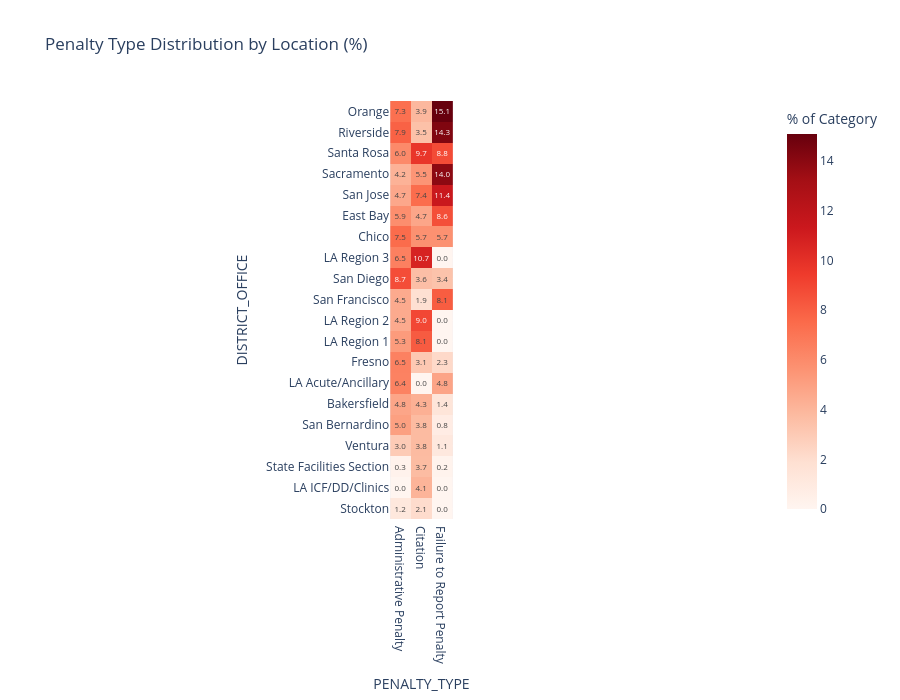

Notebook code for this chart:
### Code cell
import pandas as pd
import plotly.express as px

heat = pd.crosstab(
    df_mart['DISTRICT_OFFICE'],
    df_mart['PENALTY_TYPE']
)

# convert to percent within penalty type
heat_pct = heat.div(heat.sum(axis=0), axis=1) * 100

# focus on top locations
heat_pct = heat_pct.loc[heat_pct.sum(axis=1).nlargest(20).index]

fig = px.imshow(
    heat_pct,
    text_auto=".1f",
    color_continuous_scale="Reds",
    title="Penalty Type Distribution by Location (%)"
)

fig.update_layout(
    height=700,
    width=900,
    coloraxis_colorbar_title="% of Category"
)

fig.show()

### Figure 1 — Plotly figure (JSON) as saved in the notebook; plotly's stock layout.template omitted (floating-point values rounded to 4 significant figures)
{"data": [{"coloraxis": "coloraxis", "hovertemplate": "PENALTY_TYPE: %{x}<br>DISTRICT_OFFICE: %{y}<br>color: %{z}<extra></extra>", "name": "0", "texttemplate": "%{z:.1f}", "type": "heatmap", "x": ["Administrative Penalty", "Citation", "Failure to Report Penalty"], "xaxis": "x", "y": ["Orange", "Riverside", "Santa Rosa", "Sacramento", "San Jose", "East Bay", "Chico", "LA Region 3", "San Diego", "San Francisco", "LA Region 2", "LA Region 1", "Fresno", "LA Acute/Ancillary", "Bakersfield", "San Bernardino", "Ventura", "State Facilities Section", "LA ICF/DD/Clinics", "Stockton"], "yaxis": "y", "z": [[7.28, 3.912, 15.09], [7.875, 3.492, 14.32], [6.044, 9.725, 8.798], [4.167, 5.502, 13.96], [4.67, 7.41, 11.41], [5.861, 4.729, 8.645], [7.463, 5.685, 5.729], [6.502, 10.75, 0.0], [8.7, 3.595, 3.376], [4.533, 1.901, 8.082], [4.533, 8.957, 0.0], [5.266, 8.129, 0.0], [6.456, 3.12, 2.251], [6.41, 0.0, 4.808], [4.762, 4.29, 1.432], [5.037, 3.79, 0.7673], [2.976, 3.778, 1.125], [0.2747, 3.741, 0.2046], [0.0, 4.083, 0.0], [1.19, 2.066, 0.0]]}], "layout": {"coloraxis": {"colorbar": {"title": {"text": "% of Category"}}, "colorscale": [[0, "rgb(255,245,240)"], [0.125, "rgb(254,224,210)"], [0.25, "rgb(252,187,161)"], [0.375, "rgb(252,146,114)"], [0.5, "rgb(251,106,74)"], [0.625, "rgb(239,59,44)"], [0.75, "rgb(203,24,29)"], [0.875, "rgb(165,15,21)"], [1, "rgb(103,0,13)"]]}, "height": 700, "title": {"text": "Penalty Type Distribution by Location (%)"}, "width": 900, "xaxis": {"anchor": "y", "constrain": "domain", "domain": [0, 1], "scaleanchor": "y", "title": {"text": "PENALTY_TYPE"}}, "yaxis": {"anchor": "x", "autorange": "reversed", "constrain": "domain", "domain": [0, 1], "title": {"text": "DISTRICT_OFFICE"}}}}
